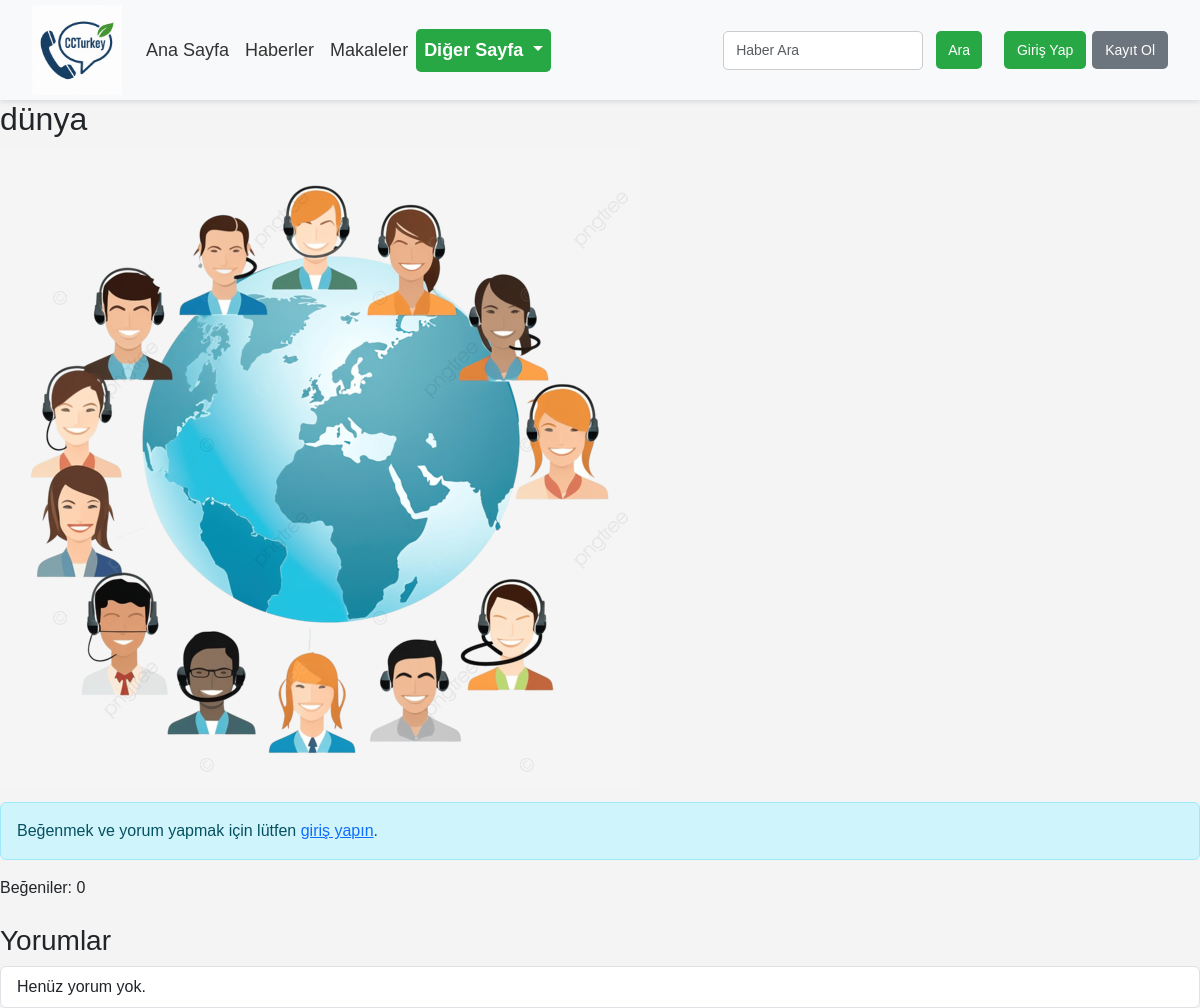
Page /news/photos/5/ on the earlier database version.
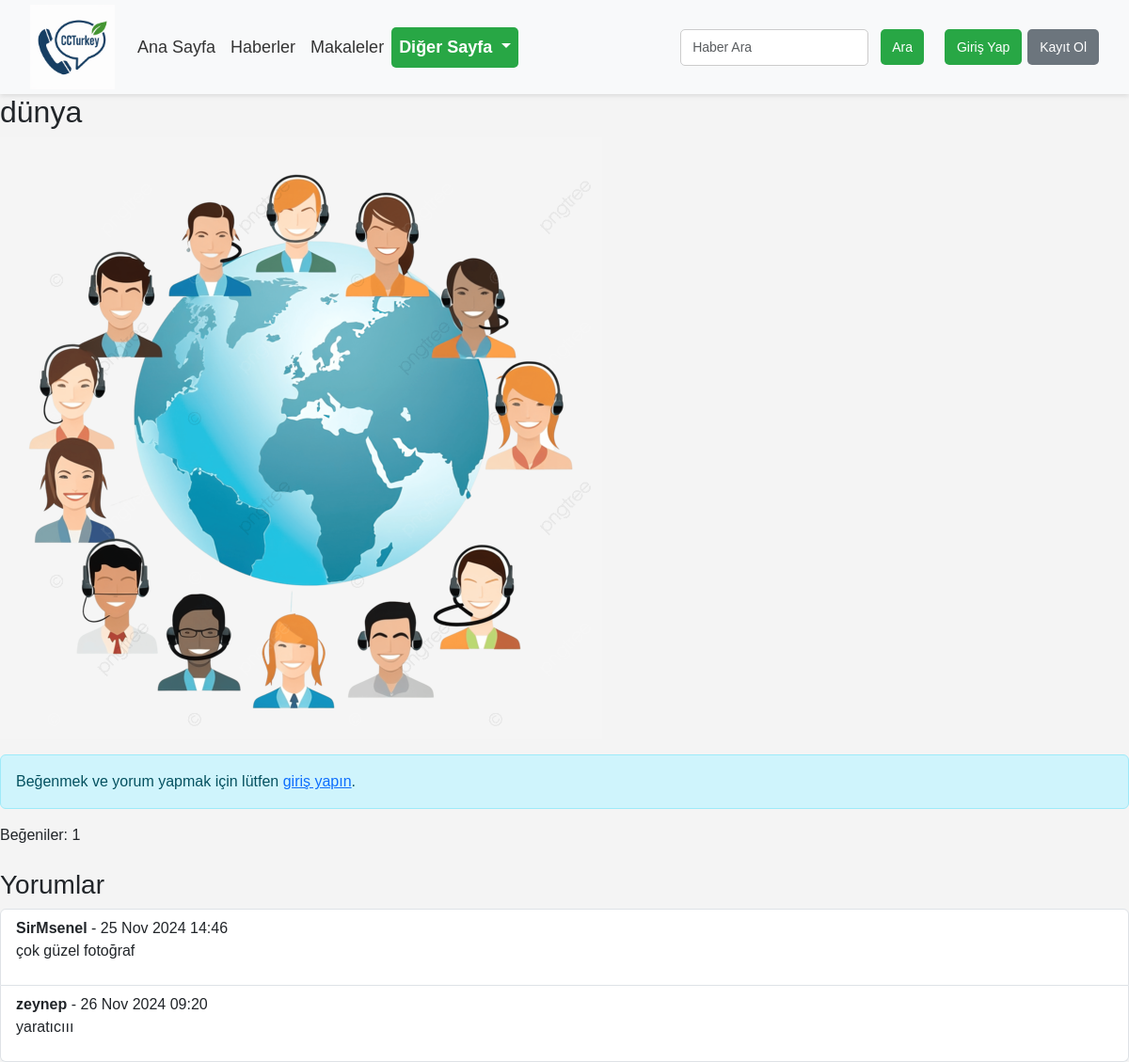
Same page on the later database version.
### news/models.py (models this page shows, shortened)
class Photo(models.Model):
    title = models.CharField(max_length=100, blank=True, null=True)  # Fotoğraf başlığı (isteğe bağlı)
    image = models.ImageField(upload_to='photos/')  # Fotoğraf dosyası
    uploaded_at = models.DateTimeField(auto_now_add=True)  # Yüklenme tarihi
    likes = models.ManyToManyField('auth.User', related_name='liked_photos', blank=True)  # Beğeniler
    def total_likes(self):
        return self.likes.count()

class PhotoComment(models.Model):
    photo = models.ForeignKey('Photo', on_delete=models.CASCADE, related_name='comments')  # Fotoğraf ile ilişki
    user = models.ForeignKey(User, on_delete=models.CASCADE)  # Yorum yapan kullanıcı
    text = models.TextField()  # Yorum içeriği
    created_at = models.DateTimeField(auto_now_add=True)  # Yorumun oluşturulma zamanı

### news/views.py (the view)
# urls.py: path('photos/<int:pk>/', views.photo_detail, name='photo_detail'),  # Fotoğraf detay
def photo_detail(request, pk):
    photo = get_object_or_404(Photo, pk=pk)
    comments = photo.comments.all()  # Fotoğrafa ait tüm yorumlar
    if request.method == 'POST':
        if request.user.is_authenticated:
            form = PhotoCommentForm(request.POST)
            if form.is_valid():
                comment = form.save(commit=False)
                comment.photo = photo
                comment.user = request.user
                comment.save()
                return redirect('photo_detail', pk=pk)
        else:
            return redirect('login')  # Kullanıcı giriş yapmadıysa giriş sayfasına yönlendir
    else:
        form = PhotoCommentForm()
    return render(request, 'news/photo_detail.html', {'photo': photo, 'comments': comments, 'form': form})

### news/forms.py
class PhotoCommentForm(forms.ModelForm):
    class Meta:
        model = PhotoComment
        fields = ['text']  # Kullanıcı yalnızca yorum metnini girebilir
        widgets = {
            'text': forms.Textarea(attrs={'class': 'form-control', 'rows': 3, 'placeholder': 'Yorum yazın...'}),
        }

### news/templates/news/photo_detail.html (shortened to what this page needs)
{% extends 'base.html' %}
{% block content %}
<div class="photo-detail">
    <h2>{{ photo.title }}</h2>
    <img src="{{ photo.image.url }}" alt="{{ photo.title }}" class="img-fluid">
    <div class="like-section mt-3">
        {% if user.is_authenticated %}
            <form action="{% url 'like_photo' photo.id %}" method="post">
                {% csrf_token %}
                {% if user in photo.likes.all %}
                    <button type="submit" class="btn btn-danger">Beğeniyi Kaldır</button>
                {% else %}
                    <button type="submit" class="btn btn-primary">Beğen</button>
                {% endif %}
            </form>
        {% else %}
            <div class="alert alert-info mt-3" role="alert">
                Beğenmek ve yorum yapmak için lütfen <a href="{% url 'login' %}">giriş yapın</a>.
            </div>
        {% endif %}
        <p class="mt-2">Beğeniler: {{ photo.total_likes }}</p>
    </div>
    <div class="comments mt-4">
        <h3>Yorumlar</h3>
        <ul class="list-group">
            {% for comment in comments %}
                <li class="list-group-item">
                    <strong>{{ comment.user.username }}</strong> - {{ comment.created_at|date:"d M Y H:i" }}
                    <p>{{ comment.text }}</p>
                </li>
            {% empty %}
                <li class="list-group-item">Henüz yorum yok.</li>
            {% endfor %}
        </ul>
    </div>
</div>
{% endblock %}

Differences in the rows shown:
computed for Photo "dünya": total_likes "0" → "1"
added PhotoComment: user.username "SirMsenel", created_at "25 Nov 2024 14:46", text "çok güzel fotoğraf"
added PhotoComment: user.username "zeynep", created_at "26 Nov 2024 09:20", text "yaratıcııı"
Other differences:
text no longer shown: "Henüz yorum yok."
